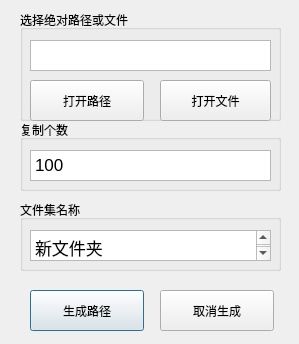
<?xml version="1.0" encoding="UTF-8"?>
<ui version="4.0">
 <class>DupPathDlg</class>
 <widget class="QDialog" name="DupPathDlg">
  <property name="geometry">
   <rect>
    <x>0</x>
    <y>0</y>
    <width>299</width>
    <height>344</height>
   </rect>
  </property>
  <property name="windowTitle">
   <string>DupPathDlg</string>
  </property>
  <widget class="QPushButton" name="okBtn">
   <property name="geometry">
    <rect>
     <x>30</x>
     <y>290</y>
     <width>114</width>
     <height>41</height>
    </rect>
   </property>
   <property name="text">
    <string>生成路径</string>
   </property>
  </widget>
  <widget class="QPushButton" name="cancelBtn">
   <property name="geometry">
    <rect>
     <x>160</x>
     <y>290</y>
     <width>114</width>
     <height>41</height>
    </rect>
   </property>
   <property name="text">
    <string>取消生成</string>
   </property>
  </widget>
  <widget class="QGroupBox" name="groupBox">
   <property name="geometry">
    <rect>
     <x>20</x>
     <y>10</y>
     <width>261</width>
     <height>111</height>
    </rect>
   </property>
   <property name="title">
    <string>选择绝对路径或文件</string>
   </property>
   <widget class="QTextEdit" name="routeShow">
    <property name="geometry">
     <rect>
      <x>10</x>
      <y>30</y>
      <width>241</width>
      <height>31</height>
     </rect>
    </property>
   </widget>
   <widget class="QPushButton" name="openPathBtn">
    <property name="geometry">
     <rect>
      <x>10</x>
      <y>70</y>
      <width>114</width>
      <height>41</height>
     </rect>
    </property>
    <property name="text">
     <string>打开路径</string>
    </property>
   </widget>
   <widget class="QPushButton" name="openFileBtn">
    <property name="geometry">
     <rect>
      <x>140</x>
      <y>70</y>
      <width>111</width>
      <height>41</height>
     </rect>
    </property>
    <property name="text">
     <string>打开文件</string>
    </property>
   </widget>
  </widget>
  <widget class="QGroupBox" name="groupBox_2">
   <property name="geometry">
    <rect>
     <x>20</x>
     <y>120</y>
     <width>261</width>
     <height>71</height>
    </rect>
   </property>
   <property name="title">
    <string>复制个数</string>
   </property>
   <widget class="QTextEdit" name="copyNumEdit">
    <property name="geometry">
     <rect>
      <x>10</x>
      <y>30</y>
      <width>241</width>
      <height>31</height>
     </rect>
    </property>
    <property name="font">
     <font>
      <pointsize>13</pointsize>
     </font>
    </property>
    <property name="html">
     <string>&lt;!DOCTYPE HTML PUBLIC &quot;-//W3C//DTD HTML 4.0//EN&quot; &quot;http://www.w3.org/TR/REC-html40/strict.dtd&quot;&gt;
&lt;html&gt;&lt;head&gt;&lt;meta name=&quot;qrichtext&quot; content=&quot;1&quot; /&gt;&lt;style type=&quot;text/css&quot;&gt;
p, li { white-space: pre-wrap; }
&lt;/style&gt;&lt;/head&gt;&lt;body style=&quot; font-family:'.Lucida Grande UI'; font-size:13pt; font-weight:400; font-style:normal;&quot;&gt;
&lt;p style=&quot; margin-top:0px; margin-bottom:0px; margin-left:0px; margin-right:0px; -qt-block-indent:0; text-indent:0px;&quot;&gt;100&lt;/p&gt;&lt;/body&gt;&lt;/html&gt;</string>
    </property>
   </widget>
  </widget>
  <widget class="QGroupBox" name="groupBox_3">
   <property name="geometry">
    <rect>
     <x>20</x>
     <y>200</y>
     <width>261</width>
     <height>71</height>
    </rect>
   </property>
   <property name="title">
    <string>文件集名称</string>
   </property>
   <widget class="QTextEdit" name="textEdit">
    <property name="geometry">
     <rect>
      <x>10</x>
      <y>30</y>
      <width>241</width>
      <height>31</height>
     </rect>
    </property>
    <property name="html">
     <string>&lt;!DOCTYPE HTML PUBLIC &quot;-//W3C//DTD HTML 4.0//EN&quot; &quot;http://www.w3.org/TR/REC-html40/strict.dtd&quot;&gt;
&lt;html&gt;&lt;head&gt;&lt;meta name=&quot;qrichtext&quot; content=&quot;1&quot; /&gt;&lt;style type=&quot;text/css&quot;&gt;
p, li { white-space: pre-wrap; }
&lt;/style&gt;&lt;/head&gt;&lt;body style=&quot; font-family:'.Lucida Grande UI'; font-size:13pt; font-weight:400; font-style:normal;&quot;&gt;
&lt;p style=&quot; margin-top:0px; margin-bottom:0px; margin-left:0px; margin-right:0px; -qt-block-indent:0; text-indent:0px;&quot;&gt;新文件夹&lt;/p&gt;&lt;/body&gt;&lt;/html&gt;</string>
    </property>
   </widget>
  </widget>
 </widget>
 <layoutdefault spacing="6" margin="11"/>
 <resources/>
 <connections/>
</ui>
